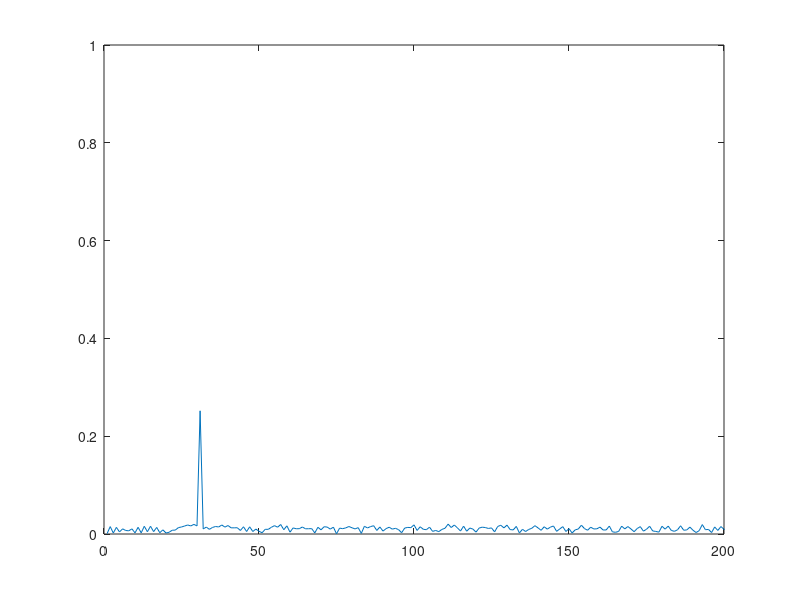
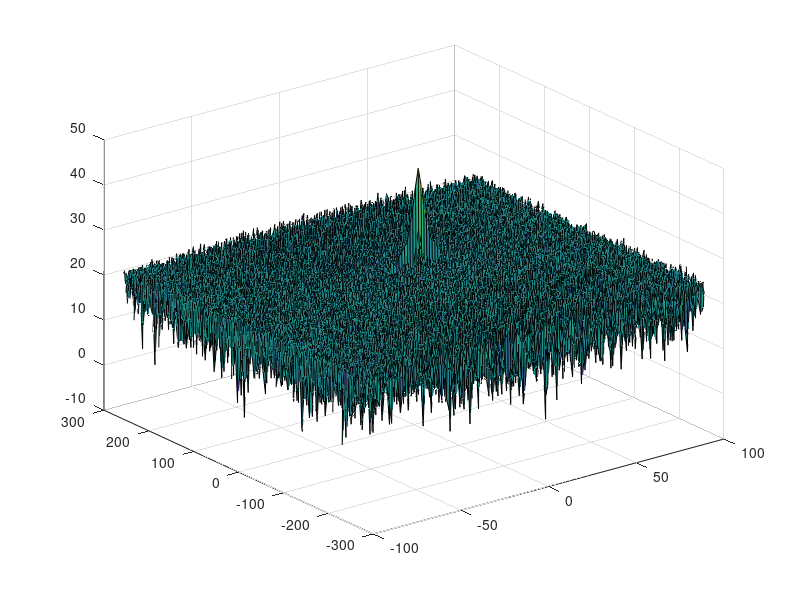
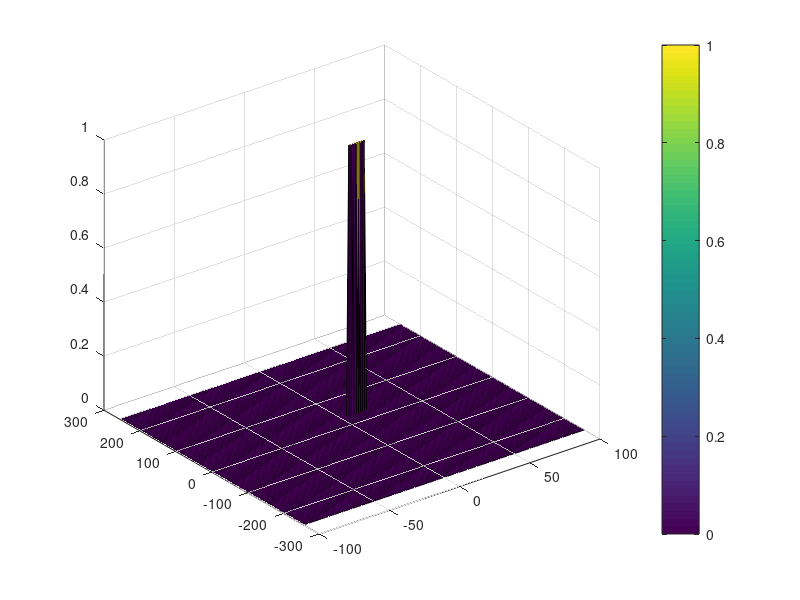

Here is the MATLAB script that generated these plots, in order:
clear all
clc;

%% Radar Specifications 
%%%%%%%%%%%%%%%%%%%%%%%%%%%
% Frequency of operation = 77GHz
% Max Range = 200m
% Range Resolution = 1 m
% Max Velocity = 100 m/s
%%%%%%%%%%%%%%%%%%%%%%%%%%%

%speed of light = 3e8
%% User Defined Range and Velocity of target
% *%TODO* :
% define the target's initial position and velocity. Note : Velocity
% remains contant
d0 = 30; % init pos
v0 = 10; % init velocity

%% FMCW Waveform Generation

% *%TODO* :
%Design the FMCW waveform by giving the specs of each of its parameters.
% Calculate the Bandwidth (B), Chirp Time (Tchirp) and Slope (slope) of the FMCW
% chirp using the requirements above.
Rmax = 200;
dr = 1;
c = 3 * 10^8;
Bsweep = c / 2 * dr;
Tchirp = 5.5 * 2 * Rmax / c;
alpha = Bsweep / Tchirp; % Slope

disp(alpha);

%Operating carrier frequency of Radar 
fc= 77e9;             %carrier freq

%The number of chirps in one sequence. Its ideal to have 2^ value for the ease of running the FFT
%for Doppler Estimation. 
Nd=128;                   % #of doppler cells OR #of sent periods % number of chirps

%The number of samples on each chirp. 
Nr=1024;                  %for length of time OR # of range cells

% Timestamp for running the displacement scenario for every sample on each
% chirp
t=linspace(0,Nd*Tchirp,Nr*Nd); %total time for samples

%Creating the vectors for Tx, Rx and Mix based on the total samples input.
Tx=zeros(1,length(t)); %transmitted signal
Rx=zeros(1,length(t)); %received signal
Mix = zeros(1,length(t)); %beat signal

%Similar vectors for range_covered and time delay.
r_t=zeros(1,length(t));
td=zeros(1,length(t));

%% Signal generation and Moving Target simulation
% Running the radar scenario over the time. 

for i=1:length(t)         
    % *%TODO* :
    %For each time stamp update the Range of the Target for constant velocity. 
    r_t(i) = d0 + v0 * t(i);
    td(i) = 2 * r_t(i) / c;
    
    % *%TODO* :
    %For each time sample we need update the transmitted and
    %received signal. 
    Tx(i) = cos(2 * pi * (fc * t(i) + (alpha * t(i)^2) / 2));
    Rx(i) = cos(2 * pi * (fc * (t(i) - td(i)) + alpha * ((t(i) - td(i)) ^ 2) / 2.0));
    
    % *%TODO* :
    %Now by mixing the Transmit and Receive generate the beat signal
    %This is done by element wise matrix multiplication of Transmit and
    %Receiver Signal
    Mix(i) = Tx(i) .* Rx(i);
    
end

%% RANGE MEASUREMENT

 % *%TODO* :
%reshape the vector into Nr*Nd array. Nr and Nd here would also define the size of
%Range and Doppler FFT respectively.
Mix_matrix = reshape(Mix, Nr, Nd);

 % *%TODO* :
%run the FFT on the beat signal along the range bins dimension (Nr) and
%normalize.
f = fft(Mix_matrix, Nr);
f_norm = f / Nr;

 % *%TODO* :
% Take the absolute value of FFT output
f_abs = abs(f_norm);

 % *%TODO* :
% Output of FFT is double sided signal, but we are interested in only one side of the spectrum.
% Hence we throw out half of the samples.
f_one_side = f_abs(1:Nr/2);

%plotting the range
figure ('Name','Range from First FFT')
subplot(1,1,1)

 % *%TODO* :
 % plot FFT output 
plot(f_one_side);
axis ([0 200 0 1]);

%% RANGE DOPPLER RESPONSE
% The 2D FFT implementation is already provided here. This will run a 2DFFT
% on the mixed signal (beat signal) output and generate a range doppler
% map.You will implement CFAR on the generated RDM


% Range Doppler Map Generation.

% The output of the 2D FFT is an image that has reponse in the range and
% doppler FFT bins. So, it is important to convert the axis from bin sizes
% to range and doppler based on their Max values.

Mix=reshape(Mix,[Nr,Nd]);

% 2D FFT using the FFT size for both dimensions.
sig_fft2 = fft2(Mix,Nr,Nd);

% Taking just one side of signal from Range dimension.
sig_fft2 = sig_fft2(1:Nr/2,1:Nd);
sig_fft2 = fftshift (sig_fft2);
RDM = abs(sig_fft2);
RDM = 10*log10(RDM) ;

%use the surf function to plot the output of 2DFFT and to show axis in both
%dimensions
doppler_axis = linspace(-100,100,Nd);
range_axis = linspace(-200,200,Nr/2)*((Nr/2)/400);
figure,surf(doppler_axis,range_axis,RDM);

%% CFAR implementation

%Slide Window through the complete Range Doppler Map

% *%TODO* :
%Select the number of Training Cells in both the dimensions.
Tr = 10;
Td = 5;

% *%TODO* :
%Select the number of Guard Cells in both dimensions around the Cell under 
%test (CUT) for accurate estimation
Gr = 4;
Gd = 2;

% *%TODO* :
% offset the threshold by SNR value in dB
offset = 5;

% *%TODO* :
%Create a vector to store noise_level for each iteration on training cells
noise_level = zeros(1,1);
output = zeros(size(RDM));


% *%TODO* :
%design a loop such that it slides the CUT across range doppler map by
%giving margins at the edges for Training and Guard Cells.
%For every iteration sum the signal level within all the training
%cells. To sum convert the value from logarithmic to linear using db2pow
%function. Average the summed values for all of the training
%cells used. After averaging convert it back to logarithimic using pow2db.
%Further add the offset to it to determine the threshold. Next, compare the
%signal under CUT with this threshold. If the CUT level > threshold assign
%it a value of 1, else equate it to 0.


% Use RDM[x,y] as the matrix from the output of 2D FFT for implementing
% CFAR

% Loop over all of the input matrix expect few cells around edge
total_training_area_num_cells = (2 * (Tr + Gr) + 1) * (2 * (Td + Gd) + 1) - (2 * Gr + 1) * (2 * Gd + 1); 
for i = Tr + Gr + 1 : (Nr / 2 - (Tr + Gr))
   for j = Td + Gd + 1 : (Nd - (Gd + Td))
       sum_T_and_G = sum(sum(db2pow(RDM(i - Tr - Gr : i + Tr + Gr, j - Td - Gd : j + Td + Gd))));
       sum_G = sum(sum(db2pow(RDM(i- Gr : i + Gr, j - Gd : j + Gd))));
       
        
       average_noise_level_in_training_cells = (sum_T_and_G - sum_G) / total_training_area_num_cells;
       threshold = db2pow(pow2db(average_noise_level_in_training_cells) + offset);
       
       CUT = db2pow(RDM(i, j));
       if(CUT > threshold)
           output(i, j) = 1;
       end
   end
end



% *%TODO* :
% The process above will generate a thresholded block, which is smaller 
%than the Range Doppler Map as the CUT cannot be located at the edges of
%matrix. Hence,few cells will not be thresholded. To keep the map size same
% set those values to 0.
% Since new matrix is used as output, these are already initialized to
% zeros

% *%TODO* :
%display the CFAR output using the Surf function like we did for Range
%Doppler Response output.
figure,surf(doppler_axis,range_axis, output);
colorbar;


 
 